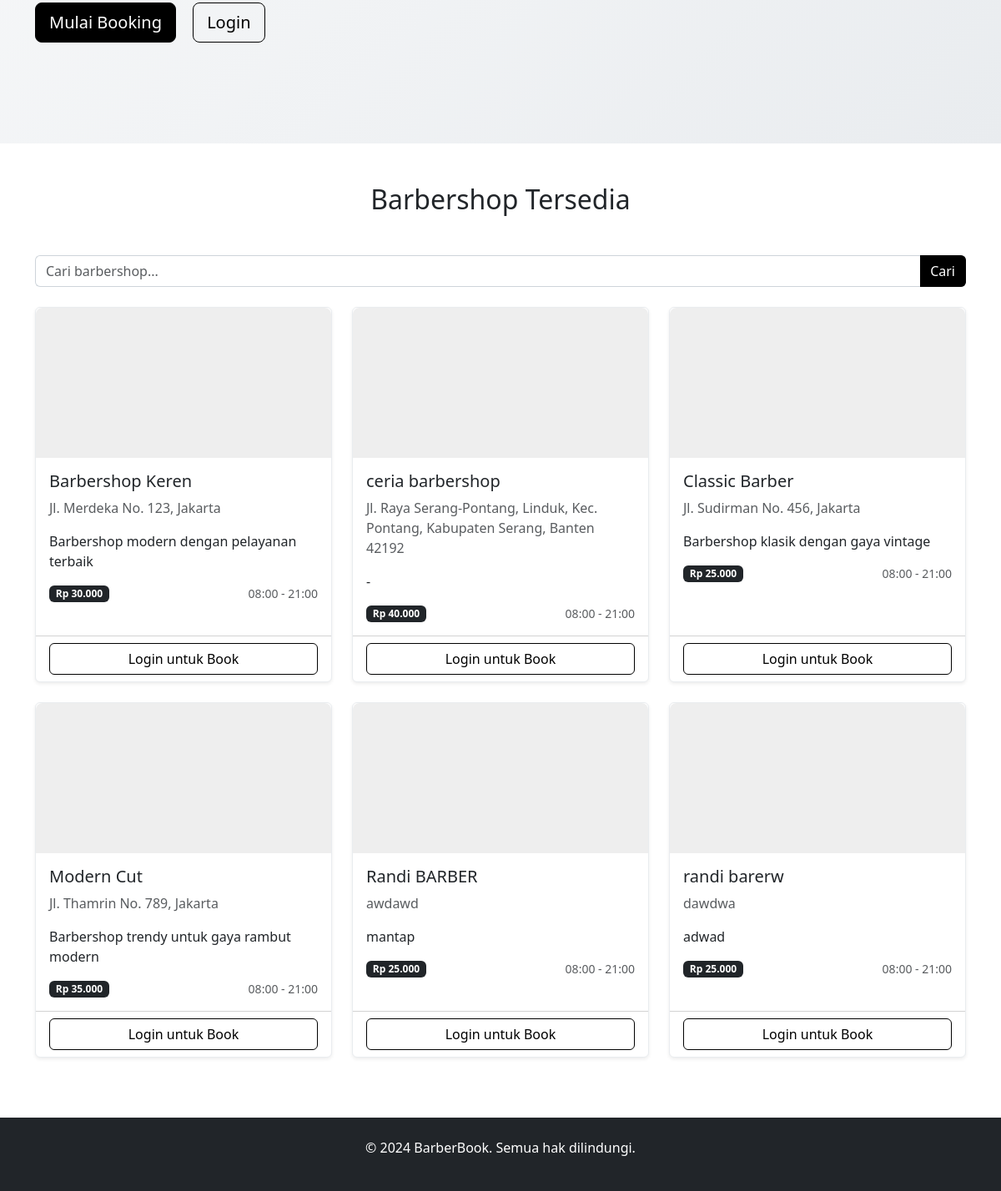
Before: / (lower part) with the older database file.
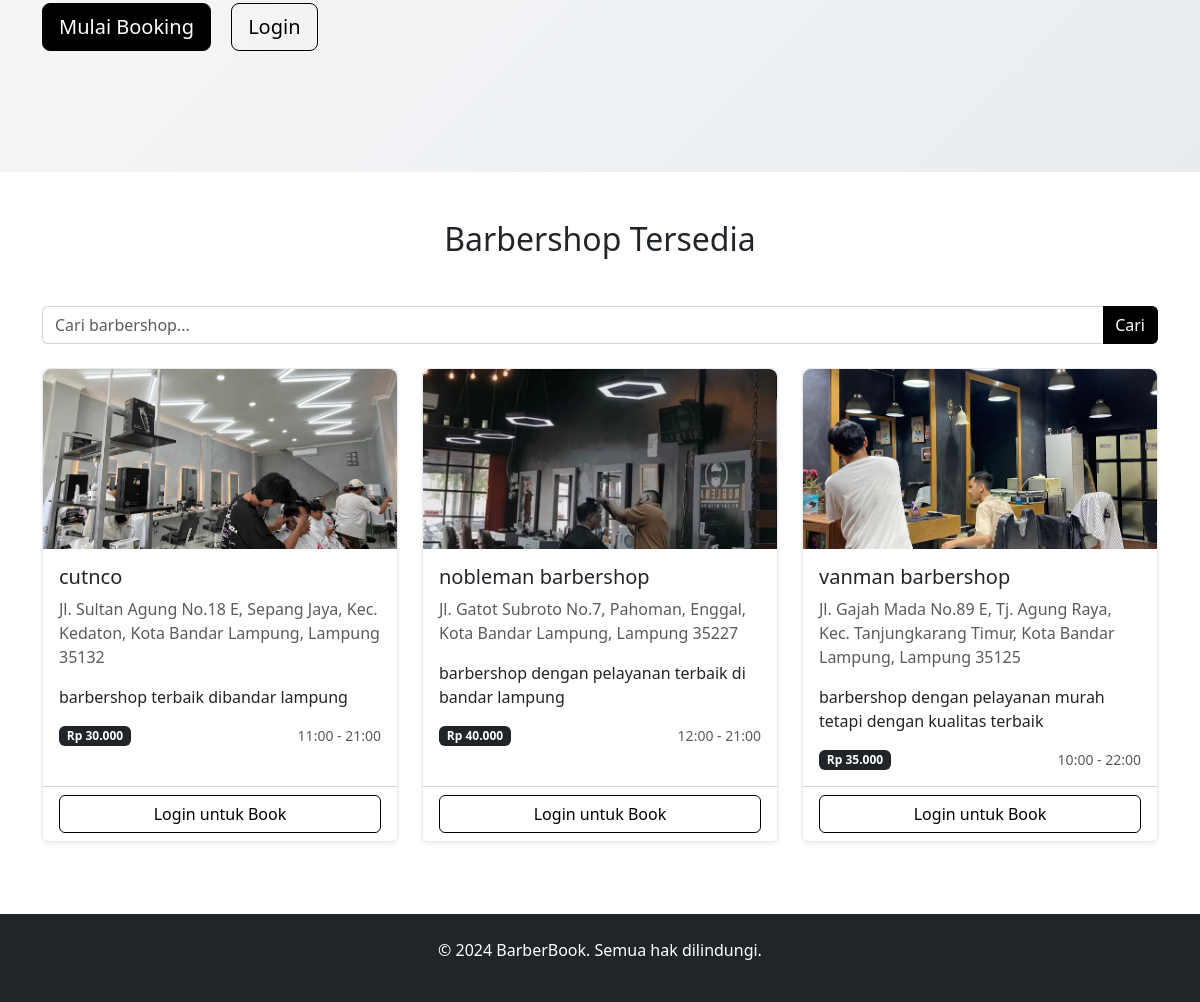
After: the same page with the newer database file.
### tables this page shows
CREATE TABLE `barbershops` (
  `id` int NOT NULL,
  `nama_barbershop` varchar(100) NOT NULL,
  `email` varchar(100) NOT NULL,
  `password` varchar(255) NOT NULL,
  `alamat` text NOT NULL,
  `no_hp` varchar(15) DEFAULT NULL,
  `jam_buka` time DEFAULT '08:00:00',
  `jam_tutup` time DEFAULT '21:00:00',
  `harga_potong` int DEFAULT '25000',
  `deskripsi` text,
  `photo_path` varchar(255) DEFAULT NULL,
  `foto` varchar(255) DEFAULT NULL,
  `status` enum('aktif','nonaktif') DEFAULT 'aktif',
  `created_at` timestamp NULL DEFAULT CURRENT_TIMESTAMP
);

### database.php (called while the page is built, shortened)
<?php
function isLoggedIn() {
    return isset($_SESSION['user_id']) || isset($_SESSION['barbershop_id']);
}
function isCustomer() {
    return isset($_SESSION['user_id']);
}
?>

### index.php (the view, shortened to what this page needs)
<?php
require_once 'database.php';
$search = isset($_GET['search']) ? trim($_GET['search']) : '';
$params = [];
$sql = "SELECT * FROM barbershops WHERE status = 'aktif'";
$sql .= " ORDER BY nama_barbershop";
$stmt = $pdo->prepare($sql);
$stmt->execute($params);
$barbershops = $stmt->fetchAll(PDO::FETCH_ASSOC);
?>
<!DOCTYPE html>
<html lang="id">
<head>
    <link href="https://cdn.jsdelivr.net/npm/bootstrap@5.3.0/dist/css/bootstrap.min.css" rel="stylesheet">
    <link rel="stylesheet" href="style.css">
</head>
<body>
<div class="hero-section">
    <div class="container">
        <div class="row align-items-center min-vh-75">
            <div class="col-lg-6">
                <?php if (!isLoggedIn()): ?>
                    <a href="register.php" class="btn btn-dark btn-lg me-3">Mulai Booking</a>
                    <a href="login.php" class="btn btn-outline-dark btn-lg">Login</a>
                <?php endif; ?>
            </div>
        </div>
    </div>
</div>
<div class="container my-5">
    <h2 class="text-center mb-5">Barbershop Tersedia</h2>
    <form method="GET" class="mb-4">
        <div class="input-group">
            <input type="text" class="form-control" name="search" placeholder="Cari barbershop..." value="<?= htmlspecialchars($search) ?>">
            <button class="btn btn-dark" type="submit">Cari</button>
        </div>
    </form>
    <div class="row">
        <?php if (count($barbershops) > 0): ?>
            <?php foreach ($barbershops as $barbershop): ?>
                <div class="col-md-4 mb-4">
                    <div class="card h-100 shadow-sm">
                        <?php if (!empty($barbershop['photo_path']) && file_exists($barbershop['photo_path'])): ?>
                            <img src="<?= htmlspecialchars($barbershop['photo_path']) ?>" alt="Foto <?= htmlspecialchars($barbershop['nama_barbershop']) ?>" class="barbershop-img">
                        <?php else: ?>
                            <div style="width:100%; height:180px; background:#eee; border-top-left-radius: .5rem; border-top-right-radius: .5rem;"></div>
                        <?php endif; ?>
                        <div class="card-body">
                            <h5 class="card-title"><?= htmlspecialchars($barbershop['nama_barbershop']) ?></h5>
                            <p class="card-text text-muted"><?= htmlspecialchars($barbershop['alamat']) ?></p>
                            <p class="card-text"><?= htmlspecialchars($barbershop['deskripsi']) ?></p>
                            <div class="d-flex justify-content-between align-items-center">
                                <span class="badge bg-dark">Rp <?= number_format($barbershop['harga_potong'], 0, ',', '.') ?></span>
                                <small class="text-muted"><?= substr($barbershop['jam_buka'], 0, 5) ?> - <?= substr($barbershop['jam_tutup'], 0, 5) ?></small>
                            </div>
                        </div>
                        <div class="card-footer bg-transparent">
                            <?php if (isCustomer()): ?>
                                <a href="customer_booking.php?barbershop_id=<?= $barbershop['id'] ?>" class="btn btn-dark w-100">Book Sekarang</a>
                            <?php else: ?>
                                <a href="login.php" class="btn btn-outline-dark w-100">Login untuk Book</a>
                            <?php endif; ?>
                        </div>
                    </div>
                </div>
            <?php endforeach; ?>
        <?php else: ?>
            <div class="col-12 text-center">
                <p class="text-muted">Barbershop tidak ditemukan.</p>
            </div>
        <?php endif; ?>
    </div>
</div>
<footer class="bg-dark text-white py-4 mt-5">
    <div class="container text-center">
        <p>&copy; 2024 BarberBook. Semua hak dilindungi.</p>
    </div>
</footer>
</body>
</html>

### style.css (style rules this page uses)
:root { --primary-color: #000000; --secondary-color: #ffffff; --accent-color: #f8f9fa; --text-dark: #212529; --text-muted: #6c757d; }
body { font-family: 'Segoe UI', Tahoma, Geneva, Verdana, sans-serif; background-color: var(--secondary-color); color: var(--text-dark); }
.hero-section { background: linear-gradient(135deg, #f8f9fa 0%, #e9ecef 100%); min-height: 70vh; display: flex; align-items: center; }
.min-vh-75 { min-height: 75vh; }
.card { transition: transform 0.2s ease-in-out; border: 1px solid #e9ecef; background-color: #fff; }
.btn-dark { background-color: var(--primary-color); border-color: var(--primary-color); color: var(--secondary-color); }
.btn-outline-dark { color: var(--primary-color); border-color: var(--primary-color); }
.input-group input[type="text"] { border-right: 0; border-color: #ced4da; }
.input-group .btn { border-left: 0; }

### index.php (style rules this page uses)
.barbershop-img { width: 100%; height: 180px; object-fit: cover; border-top-left-radius: .5rem; border-top-right-radius: .5rem; }

Changed rows visible on the page:
removed barbershops: nama_barbershop "Barbershop Keren", alamat "Jl. Merdeka No. 123, Jakarta", deskripsi "Barbershop modern dengan pelayanan terbaik", harga_potong "30.000", jam_buka "08:00", jam_tutup "21:00"
removed barbershops: nama_barbershop "ceria barbershop", alamat "Jl. Raya Serang-Pontang, Linduk, Kec. Pontang, Kabupaten Serang, Banten 42192", deskripsi "-", harga_potong "40.000", jam_buka "08:00", jam_tutup "21:00"
removed barbershops: nama_barbershop "Classic Barber", alamat "Jl. Sudirman No. 456, Jakarta", deskripsi "Barbershop klasik dengan gaya vintage", harga_potong "25.000", jam_buka "08:00", jam_tutup "21:00"
removed barbershops: nama_barbershop "Modern Cut", alamat "Jl. Thamrin No. 789, Jakarta", deskripsi "Barbershop trendy untuk gaya rambut modern", harga_potong "35.000", jam_buka "08:00", jam_tutup "21:00"
removed barbershops: nama_barbershop "Randi BARBER", alamat "awdawd", deskripsi "mantap", harga_potong "25.000", jam_buka "08:00", jam_tutup "21:00"
removed barbershops: nama_barbershop "randi barerw", alamat "dawdwa", deskripsi "adwad", harga_potong "25.000", jam_buka "08:00", jam_tutup "21:00"
added barbershops: photo_path (picture), nama_barbershop "cutnco", alamat "Jl. Sultan Agung No.18 E, Sepang Jaya, Kec. Kedaton, Kota Bandar Lampung, Lampung 35132", deskripsi "barbershop terbaik dibandar lampung", harga_potong "30.000", jam_buka "11:00", jam_tutup "21:00"
added barbershops: photo_path (picture), nama_barbershop "nobleman barbershop", alamat "Jl. Gatot Subroto No.7, Pahoman, Enggal, Kota Bandar Lampung, Lampung 35227", deskripsi "barbershop dengan pelayanan terbaik di bandar lampung", harga_potong "40.000", jam_buka "12:00", jam_tutup "21:00"
added barbershops: photo_path (picture), nama_barbershop "vanman barbershop", alamat "Jl. Gajah Mada No.89 E, Tj. Agung Raya, Kec. Tanjungkarang Timur, Kota Bandar Lampung, Lampung 35125", deskripsi "barbershop dengan pelayanan murah tetapi dengan kualitas terbaik", harga_potong "35.000", jam_buka "10:00", jam_tutup "22:00"
